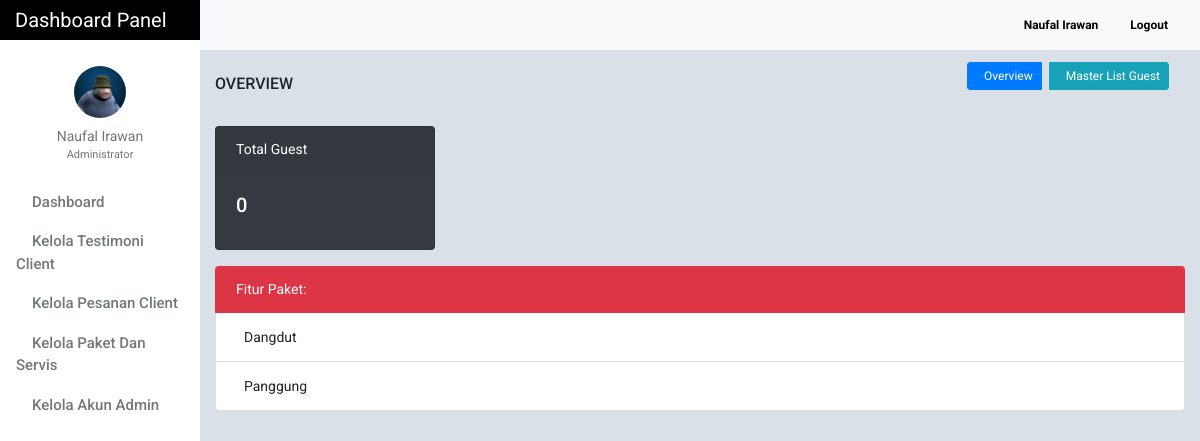
Page /admin/client_manage_account_details.php?booking_id=2&user_id=2 (signed in) on the committed database.
### tables this page shows
CREATE TABLE `tblusers` (
  `id` int(11) NOT NULL,
  `firstname` varchar(32) NOT NULL,
  `lastname` varchar(32) NOT NULL,
  `gender` enum('m','f') NOT NULL,
  `username` varchar(50) NOT NULL,
  `password` varchar(50) NOT NULL,
  `email` varchar(100) NOT NULL,
  `designation` varchar(100) NOT NULL,
  `address` text NOT NULL,
  `access_level` enum('0','1','2') NOT NULL,
  `profile_picture` varchar(100) NOT NULL,
  `date_created` varchar(100) NOT NULL
);

CREATE TABLE `tbl_features` (
  `feature_id` int(11) NOT NULL,
  `category_id` int(11) NOT NULL,
  `title` varchar(100) NOT NULL,
  `description` text NOT NULL
);

### admin/include/database.php (called while the page is built, shortened)
<?php
class Database
{
    public $connection;
    public function open_connection()
    {
        $this->connection = mysqli_connect(DB_HOST, DB_USER, DB_PASS, DB_NAME);
    }
    public function query($sql)
    {
        $result = mysqli_query($this->connection, $sql);
        return $result;
    }
}
$db = new Database();
?>

### admin/include/db_object.php (called while the page is built, shortened)
<?php
class DB_Object
{
    public static function find_by_id($id) {
        $the_result_array = static::find_by_query("SELECT * FROM " . static::$db_table . " WHERE id = $id ORDER BY id DESC  LIMIT 1 ");
        return !empty($the_result_array) ? array_shift($the_result_array) : false;
    }
    public static function find_by_feature_all_a($id) {
        return static::find_by_query("SELECT * FROM " . static::$db_table . " WHERE category_id = $id ORDER BY category_id DESC");
    }
    public static function find_by_booking_id($id) {
        $the_result_array = static::find_by_query("SELECT * FROM " . static::$db_table . " WHERE booking_id = $id ORDER BY booking_id DESC  LIMIT 1 ");
        return !empty($the_result_array) ? array_shift($the_result_array) : false;
    }
    public static function find_by_query($sql) {
        global $db;
        $result_set = $db->query($sql);
        $the_object_array = array();
        while($row = mysqli_fetch_array($result_set)) {
            $the_object_array[] = static::instantiation($row);
        }
        return $the_object_array;
    }
    public static function instantiation($the_record){
        $the_object = new $calling_class;
        foreach($the_record as $the_attribute => $value)
        {
            if($the_object->has_the_attribute($the_attribute)) {
                $the_object->$the_attribute = $value;
            }
        }
        return $the_object;
    }
    private function has_the_attribute($the_attribute) {
        $object_properties = get_object_vars($this);
        return array_key_exists($the_attribute, $object_properties);
    }
}
?>

### admin/include/Users.php (called while the page is built, shortened)
<?php
class Users extends DB_Object
{
    public $profile_picture;
    public $upload_directory = "upload/users";
    public $image_placeholder = "http://placehold.it/64x64&text=images";
    public function profile_picture_picture() {
        return empty($this->profile_picture) ? $this->image_placeholder : $this->upload_directory. '/' .$this->profile_picture;
    }
}
?>

### admin/include/Guest.php (called while the page is built, shortened)
<?php
class Guest extends DB_Object
{
    protected static $db_table = "tblguest";
    public static function count_guest($id) {
        global $db;
        $sql = "SELECT count(booking_id) FROM " .static::$db_table." WHERE booking_id = $id";
        $result_count = $db->query($sql);
        $row = mysqli_fetch_array($result_count);
        return array_shift($row);
    }
}
?>

### admin/client_manage_account_details.php (the view, shortened to what this page needs)
<?php
     $booking_id = $_GET['booking_id'];
     $user_id = $_GET['user_id'];
     $links='booking_id='.$booking_id.'&user_id='.$user_id;
     $booking =  Booking::find_by_booking_id($booking_id);
     $guest_count =  Guest::count_guest($booking_id);
     $category_details = Category::find_by_id($booking->wedding_type);
     $features_details = Features::find_by_feature_all_a($category_details->id);
?>
<?php $users_profile = Users::find_by_id($_SESSION['id']); ?>
<!doctype html>
<html lang="en">
<head>
    <link href='calendar/all.css' rel='stylesheet'>
    <link href='calendar/fullcalendar.min.css' rel='stylesheet' />
    <link href='calendar/fullcalendar.print.min.css' rel='stylesheet' media='print' />
    <link href="css/bootstrap.min.css" rel="stylesheet">
    <link href="css/dashboard.css" rel="stylesheet">
    <link rel="stylesheet" type="text/css"
          href="https://cdn.materialdesignicons.com/2.1.19/css/materialdesignicons.min.css">
    <link rel="stylesheet" href="css/font-awesome.min.css">
</head>
<body>
<?php include_once 'include/sidebar.php'; ?>
<div class="d-flex justify-content-between flex-wrap flex-md-nowrap align-items-center pb-2 mb-3 border-bottom">
    <h6 class="h6 mt-4 text-uppercase">OVERVIEW</h6>
    <div class="btn-toolbar mb-2 mb-md-0">
        <div class="btn-group mr-2">
            <a class="btn btn-sm btn-primary mr-2 " style="font-size: 12px;" href="client_manage_account_details.php?<?= $links; ?>"><i class="mdi mdi-buffer mr-2"></i> Overview</a>
            <a class="btn btn-sm btn-info mr-2 " style="font-size: 12px;" href="guest_list.php?<?= $links; ?>"><i class="mdi mdi-account-network mr-2"></i> Master List Guest</a>
        </div>
    </div>
</div>
<div class="row">
    <div class="col-md-12">
        <div class="row">
            <div class="col-md-3">
                <div class="card text-white bg-dark mb-3" style="max-width: 18rem;">
                    <div class="card-header">Total Guest</div>
                    <div class="card-body">
                        <h5 class="card-title"><span class="count"><?= $guest_count; ?></span></h5>
                    </div>
                </div>
            </div>
        </div>
    </div>
</div>
<div class="row">
    <div class="col-md-12 mb-3">
        <ul class="list-group">
            <li class="list-group-item active bg-danger">Fitur Paket:</li>
            <?php foreach ($features_details as $feature_item) : ?>
                <li class="list-group-item"><i class="mdi mdi-checkbox-marked mr-2" style="font-size: 16px;"></i><?= $feature_item->title; ?></li>
            <?php endforeach; ?>
        </ul>
    </div>
</div>
</main>
</div>
</div>
</body>
</html>

### admin/include/sidebar.php (shortened to what this page needs)
<nav class="navbar sticky-top p-0" style="width: 16.7%;background-color: black;">
    <a class="navbar-brand col-sm-3 col-md-2 mr-0" style="color:white;" href="dashboard.php">
        Dashboard Panel
    </a>
</nav>
<div class="container-fluid">
    <div class="row">
        <nav class="col-md-2 d-none d-md-block bg-light sidebar">
            <div class="sidebar-sticky">
                <ul class="nav flex-column">
                    <li class="nav-item mt-3">
                        <div class="text-center">
                            <a href="users_profile.php" class="user-button">
                                <img src="<?= $users_profile->profile_picture_picture(); ?>" class="img-fluid rounded-circle" width="52" height="52" alt="">
                                <div class="user-profile"><?= $users_profile->firstname . ' ' . $users_profile->lastname; ?></div>
                            </a>
                                <div class="text-center mt-0" style="font-size: 11px;color:#72777a;">
                                    <?= ($users_profile->designation == 0) ? 'Administrator' : 'Moderator'; ?>
                                </div>
                        </div>
                    </li>
                    <li class="nav-item"><div class="dropdown-divider"></div></li>
                    <li class="nav-item">
                        <a class="nav-link" href="dashboard.php">
                            Dashboard <span class="sr-only">(current)</span>
                        </a>
                    </li>
                    <li class="nav-item"><div class="dropdown-divider"></div></li>
                    <li class="nav-item">
                        <a class="nav-link" href="testimoni.php">
                            Kelola Testimoni Client
                        </a>
                    </li>
                    <li class="nav-item"><div class="dropdown-divider"></div></li>
                    <li class="nav-item">
                        <a class="nav-link" href="client.php" >
                            Kelola Pesanan Client
                        </a>
                    </li>
                    <li class="nav-item"><div class="dropdown-divider"></div></li>
                    <li class="nav-item">
                        <a class="nav-link" href="service_list.php">
                            Kelola Paket dan Servis
                        </a>
                    </li>
                    <li class="nav-item"><div class="dropdown-divider"></div></li>
                    <li class="nav-item">
                        <a class="nav-link" href="users.php">
                            Kelola Akun Admin
                        </a>
                    </li>
                </ul>
            </div>
        </nav>
        <main role="main" class="col-md-9 ml-sm-auto col-lg-10" style="margin-top: -40px;z-index: 999">
            <nav class="navbar navbar-expand-lg navbar-light bg-light" style="margin-left:-15px;margin-right: -15px;">
                <div class="form-inline my-2 my-lg-0">
                    <a class="nav-link" href="users_profile.php"><b><?= ucfirst($users_profile->firstname) . ' ' . ucfirst($users_profile->lastname); ?></b></a>
                    <a class="nav-link" href="logout.php"><b><i class="mdi mdi-logout" style="color: #f44336!important;"></i> Logout</b></a>
                </div>
            </nav>

### admin/css/dashboard.css (style rules this page uses)
body { font-size: .875rem; font-family: 'Roboto', 'Segoe UI',sans-serif; background: #D9E0E7; }
.sidebar { position: fixed; top: 0; bottom: 0; left: 0; z-index: 100; padding: 0; box-shadow: inset -1px 0 0 rgba(0, 0, 0, .1); background-color: #fff; }
.sidebar-sticky { position: -webkit-sticky; position: sticky; top: 40px; height: calc(100vh - 48px); height: 100% !important; padding-top: 2.5rem; overflow-x: hidden; overflow-y: auto; background-color: #fff; }
.sidebar .nav-link { font-weight: 500; color: #72777a; font-size: 15px; text-transform: capitalize; transition: all 2s linear; font-family: 'Roboto', sans-serif; }
.nav.flex-column li.nav-item:nth-child(2) { margin-top:10px; }
.user-profile { color: #72777a; margin-top: 8px; }
img.img-fluid.rounded-circle { margin-top: 10px; }
.form-inline.my-2.my-lg-0 a.nav-link { color: black; font-size: 12px; }
.dropdown-divider { border-top: 1px solid #fff; }
.nav.flex-column a.nav-link { padding: .0rem 1rem; }
.user-profile { text-transform: capitalize; }
.btn-group.mr-2 { border-top-right-radius: 0 !important; border-left-right-radius: 0 !important; }

### admin/client_manage_account_details.php (style rules this page uses)
.list-group-item.active { border-color:#ff000000; }

### rows in the picture
tblusers: profile_picture (picture), firstname "Naufal", lastname "Irawan"
tbl_features: title "Dangdut"
tbl_features: title "Panggung"

### other values in the picture
$guest_count "0"
